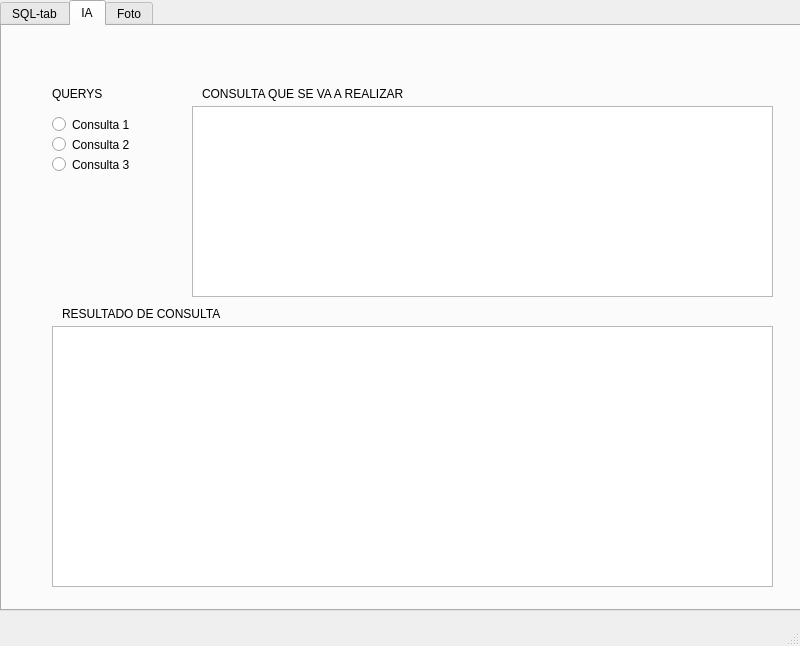
<?xml version="1.0" encoding="UTF-8"?>
<ui version="4.0">
 <class>MainWindow</class>
 <widget class="QMainWindow" name="MainWindow">
  <property name="geometry">
   <rect>
    <x>0</x>
    <y>0</y>
    <width>800</width>
    <height>646</height>
   </rect>
  </property>
  <property name="windowTitle">
   <string>MainWindow</string>
  </property>
  <widget class="QWidget" name="centralwidget">
   <widget class="QTabWidget" name="tabWidget">
    <property name="geometry">
     <rect>
      <x>0</x>
      <y>0</y>
      <width>801</width>
      <height>611</height>
     </rect>
    </property>
    <property name="currentIndex">
     <number>1</number>
    </property>
    <widget class="QWidget" name="SQLtab">
     <attribute name="title">
      <string>SQL-tab</string>
     </attribute>
     <widget class="QRadioButton" name="RBSQL1">
      <property name="geometry">
       <rect>
        <x>30</x>
        <y>70</y>
        <width>82</width>
        <height>17</height>
       </rect>
      </property>
      <property name="text">
       <string>Consulta 1</string>
      </property>
     </widget>
     <widget class="QRadioButton" name="RBSQL2">
      <property name="geometry">
       <rect>
        <x>30</x>
        <y>90</y>
        <width>82</width>
        <height>17</height>
       </rect>
      </property>
      <property name="text">
       <string>Consulta 2</string>
      </property>
     </widget>
     <widget class="QRadioButton" name="RBSQL3">
      <property name="geometry">
       <rect>
        <x>30</x>
        <y>110</y>
        <width>82</width>
        <height>17</height>
       </rect>
      </property>
      <property name="text">
       <string>Consulta 3</string>
      </property>
     </widget>
     <widget class="QPlainTextEdit" name="TESQL1">
      <property name="geometry">
       <rect>
        <x>120</x>
        <y>60</y>
        <width>631</width>
        <height>181</height>
       </rect>
      </property>
     </widget>
     <widget class="QLabel" name="label">
      <property name="geometry">
       <rect>
        <x>180</x>
        <y>40</y>
        <width>221</width>
        <height>16</height>
       </rect>
      </property>
      <property name="text">
       <string>CONSULTA QUE SE VA A REALIZAR</string>
      </property>
     </widget>
     <widget class="QRadioButton" name="RBSQL4">
      <property name="geometry">
       <rect>
        <x>30</x>
        <y>130</y>
        <width>82</width>
        <height>17</height>
       </rect>
      </property>
      <property name="text">
       <string>Consulta 4</string>
      </property>
     </widget>
     <widget class="QRadioButton" name="RBSQL5">
      <property name="geometry">
       <rect>
        <x>30</x>
        <y>150</y>
        <width>82</width>
        <height>17</height>
       </rect>
      </property>
      <property name="text">
       <string>Consulta 5</string>
      </property>
     </widget>
     <widget class="QLabel" name="label_5">
      <property name="geometry">
       <rect>
        <x>30</x>
        <y>40</y>
        <width>221</width>
        <height>16</height>
       </rect>
      </property>
      <property name="text">
       <string>QUERYS</string>
      </property>
     </widget>
     <widget class="QLabel" name="label_6">
      <property name="geometry">
       <rect>
        <x>40</x>
        <y>260</y>
        <width>221</width>
        <height>16</height>
       </rect>
      </property>
      <property name="text">
       <string>RESULTADO DE CONSULTA</string>
      </property>
     </widget>
     <widget class="QPlainTextEdit" name="TESQL2">
      <property name="geometry">
       <rect>
        <x>30</x>
        <y>280</y>
        <width>721</width>
        <height>291</height>
       </rect>
      </property>
     </widget>
    </widget>
    <widget class="QWidget" name="Slider">
     <attribute name="title">
      <string>IA</string>
     </attribute>
     <widget class="QPlainTextEdit" name="TEIA2">
      <property name="geometry">
       <rect>
        <x>50</x>
        <y>300</y>
        <width>721</width>
        <height>261</height>
       </rect>
      </property>
     </widget>
     <widget class="QRadioButton" name="RBIA2">
      <property name="geometry">
       <rect>
        <x>50</x>
        <y>110</y>
        <width>82</width>
        <height>17</height>
       </rect>
      </property>
      <property name="text">
       <string>Consulta 2</string>
      </property>
     </widget>
     <widget class="QLabel" name="label_14">
      <property name="geometry">
       <rect>
        <x>50</x>
        <y>60</y>
        <width>221</width>
        <height>16</height>
       </rect>
      </property>
      <property name="text">
       <string>QUERYS</string>
      </property>
     </widget>
     <widget class="QLabel" name="label_15">
      <property name="geometry">
       <rect>
        <x>200</x>
        <y>60</y>
        <width>221</width>
        <height>16</height>
       </rect>
      </property>
      <property name="text">
       <string>CONSULTA QUE SE VA A REALIZAR</string>
      </property>
     </widget>
     <widget class="QRadioButton" name="RBIA1">
      <property name="geometry">
       <rect>
        <x>50</x>
        <y>90</y>
        <width>82</width>
        <height>17</height>
       </rect>
      </property>
      <property name="text">
       <string>Consulta 1</string>
      </property>
     </widget>
     <widget class="QLabel" name="label_16">
      <property name="geometry">
       <rect>
        <x>60</x>
        <y>280</y>
        <width>221</width>
        <height>16</height>
       </rect>
      </property>
      <property name="text">
       <string>RESULTADO DE CONSULTA</string>
      </property>
     </widget>
     <widget class="QRadioButton" name="RBIA3">
      <property name="geometry">
       <rect>
        <x>50</x>
        <y>130</y>
        <width>82</width>
        <height>17</height>
       </rect>
      </property>
      <property name="text">
       <string>Consulta 3</string>
      </property>
     </widget>
     <widget class="QPlainTextEdit" name="TEIA1">
      <property name="geometry">
       <rect>
        <x>190</x>
        <y>80</y>
        <width>581</width>
        <height>191</height>
       </rect>
      </property>
     </widget>
    </widget>
    <widget class="QWidget" name="tab">
     <attribute name="title">
      <string>Foto</string>
     </attribute>
     <widget class="QLabel" name="label_2">
      <property name="geometry">
       <rect>
        <x>80</x>
        <y>40</y>
        <width>351</width>
        <height>351</height>
       </rect>
      </property>
      <property name="text">
       <string/>
      </property>
      <property name="pixmap">
       <pixmap>c1.jpg</pixmap>
      </property>
      <property name="scaledContents">
       <bool>true</bool>
      </property>
     </widget>
     <widget class="QPushButton" name="BTNFOTO1">
      <property name="geometry">
       <rect>
        <x>510</x>
        <y>320</y>
        <width>75</width>
        <height>23</height>
       </rect>
      </property>
      <property name="text">
       <string>Buscar</string>
      </property>
     </widget>
     <widget class="QLabel" name="label_17">
      <property name="geometry">
       <rect>
        <x>490</x>
        <y>80</y>
        <width>47</width>
        <height>13</height>
       </rect>
      </property>
      <property name="text">
       <string/>
      </property>
     </widget>
     <widget class="QPlainTextEdit" name="TEFOTO1">
      <property name="geometry">
       <rect>
        <x>500</x>
        <y>230</y>
        <width>104</width>
        <height>71</height>
       </rect>
      </property>
     </widget>
     <widget class="QPlainTextEdit" name="TEFOTO2">
      <property name="geometry">
       <rect>
        <x>500</x>
        <y>100</y>
        <width>241</width>
        <height>71</height>
       </rect>
      </property>
     </widget>
     <widget class="QPushButton" name="BTNFOTO2">
      <property name="geometry">
       <rect>
        <x>100</x>
        <y>530</y>
        <width>75</width>
        <height>23</height>
       </rect>
      </property>
      <property name="text">
       <string>CAMBIAR</string>
      </property>
     </widget>
     <widget class="QPlainTextEdit" name="TEFOTO3">
      <property name="geometry">
       <rect>
        <x>90</x>
        <y>440</y>
        <width>241</width>
        <height>71</height>
       </rect>
      </property>
     </widget>
    </widget>
   </widget>
  </widget>
  <widget class="QMenuBar" name="menubar">
   <property name="geometry">
    <rect>
     <x>0</x>
     <y>0</y>
     <width>800</width>
     <height>21</height>
    </rect>
   </property>
  </widget>
  <widget class="QStatusBar" name="statusbar"/>
 </widget>
 <resources/>
 <connections/>
</ui>
